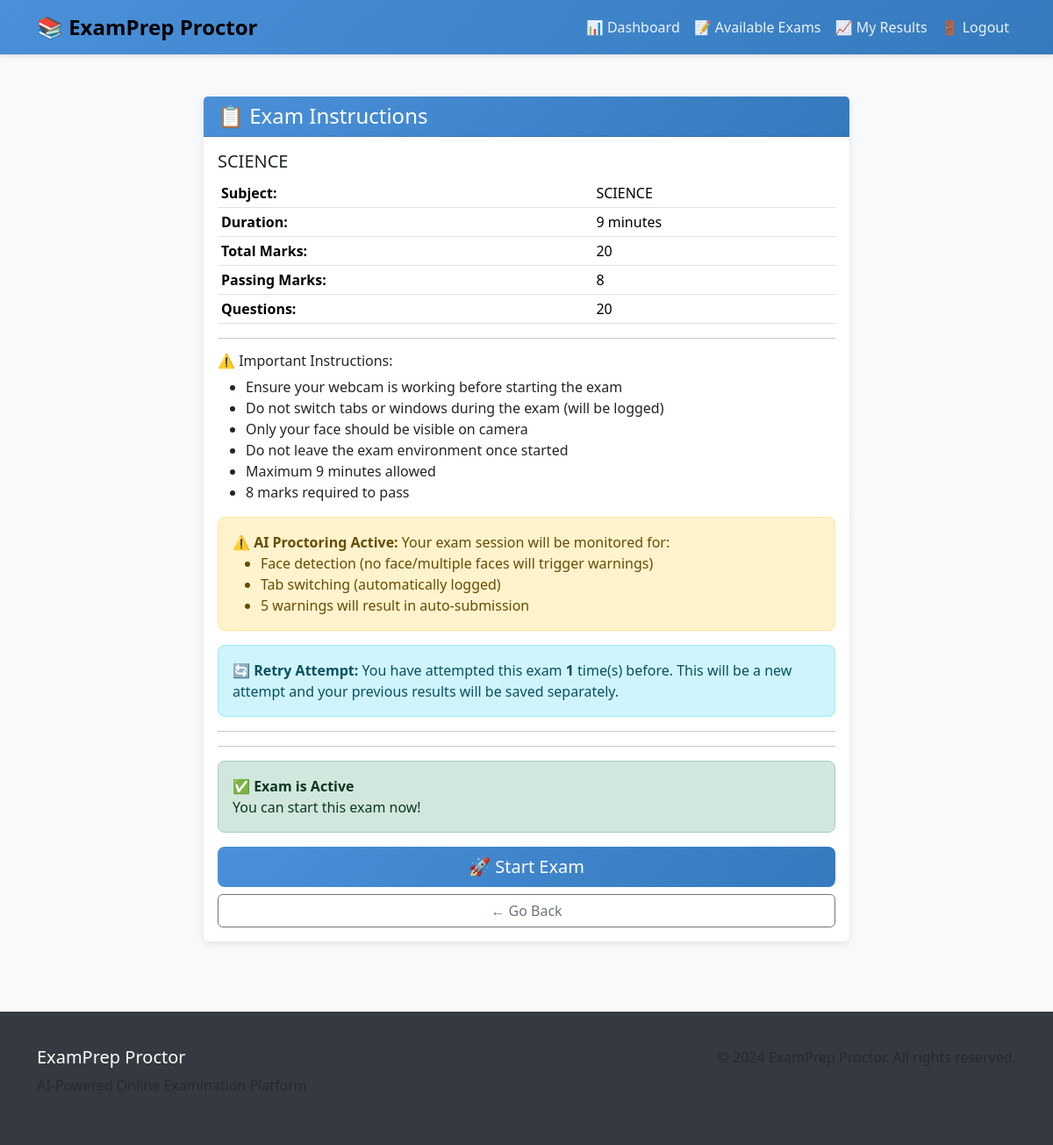
Page /exam/4/instructions/ (signed in) on the committed database.
### core/models.py (models this page shows, shortened)
class Exam(models.Model):
    STATUS_CHOICES = [
        ("draft", "Draft"),
        ("published", "Published"),
        ("archived", "Archived"),
    ]
    title = models.CharField(max_length=300)
    subject = models.ForeignKey(Subject, on_delete=models.CASCADE, related_name="exams")
    description = models.TextField(blank=True, null=True)
    duration = models.IntegerField(help_text="Duration in minutes")
    total_marks = models.IntegerField(default=100)
    passing_marks = models.IntegerField()
    start_time = models.DateTimeField()
    end_time = models.DateTimeField()
    instructions = models.TextField(
        blank=True, null=True, help_text="Exam instructions for students"
    )
    status = models.CharField(max_length=10, choices=STATUS_CHOICES, default="draft")
    is_practice_mode = models.BooleanField(
        default=False, help_text="If True, no proctoring and timer"
    )
    created_by = models.ForeignKey(
        User, on_delete=models.CASCADE, related_name="exams_created"
    )
    created_at = models.DateTimeField(auto_now_add=True)
    updated_at = models.DateTimeField(auto_now=True)
    class Meta:
        verbose_name = "Exam"
        verbose_name_plural = "Exams"
        ordering = ["-created_at"]
    def is_active(self):
        now = timezone.now()
        return self.status == "published" and self.start_time <= now <= self.end_time
    def question_count(self):
        return self.questions.count()

class Subject(models.Model):
    name = models.CharField(max_length=200, unique=True)
    description = models.TextField(blank=True, null=True)
    code = models.CharField(max_length=20, unique=True)
    created_by = models.ForeignKey(
        User, on_delete=models.CASCADE, related_name="subjects_created"
    )
    created_at = models.DateTimeField(auto_now_add=True)
    class Meta:
        verbose_name = "Subject"
        verbose_name_plural = "Subjects"
        ordering = ["code"]

### core/views.py (the view)
@login_required
def exam_instructions(request, exam_id):
    profile = get_user_profile(request.user)
    if profile.role != "student":
        messages.error(request, "Access denied.")
        return redirect("core:dashboard")
    exam = get_object_or_404(Exam, id=exam_id)
    if exam.status != "published":
        messages.error(request, "This exam is not yet published.")
        return redirect("core:student_dashboard")
    previous_attempts = StudentExamAttempt.objects.filter(
        student=request.user, exam=exam
    ).count()
    is_retry = previous_attempts > 0
    now = timezone.now()
    is_active = exam.is_active()
    is_not_started = exam.start_time > now
    is_expired = exam.end_time < now
    context = {
        "exam": exam,
        "is_active": is_active,
        "is_not_started": is_not_started,
        "is_expired": is_expired,
        "is_retry": is_retry,
        "previous_attempts": previous_attempts,
        "page_title": f"Instructions - {exam.title}",
    }
    return render(request, "core/exam_instructions.html", context)

### core/views.py (called while the page is built)
def get_user_profile(user):
    profile, created = UserProfile.objects.get_or_create(
        user=user,
        defaults={"role": "student", "phone": "", "institution": ""}
    )
    return profile

### core/templates/core/exam_instructions.html (shortened to what this page needs)
{% extends 'core/base.html' %}
{% block content %}
<div class="container mt-5">
    <div class="row justify-content-center">
        <div class="col-md-8">
            <div class="card">
                <div class="card-header">
                    <h4 class="mb-0">📋 Exam Instructions</h4>
                </div>
                <div class="card-body">
                    <h5>{{ exam.title }}</h5>
                    <table class="table table-sm">
                        <tr><td><strong>Subject:</strong></td><td>{{ exam.subject.name }}</td></tr>
                        <tr><td><strong>Duration:</strong></td><td>{{ exam.duration }} minutes</td></tr>
                        <tr><td><strong>Total Marks:</strong></td><td>{{ exam.total_marks }}</td></tr>
                        <tr><td><strong>Passing Marks:</strong></td><td>{{ exam.passing_marks }}</td></tr>
                        <tr><td><strong>Questions:</strong></td><td>{{ exam.question_count }}</td></tr>
                    </table>
                    <hr>
                    <h6>⚠️ Important Instructions:</h6>
                    <ul>
                        <li>Ensure your webcam is working before starting the exam</li>
                        <li>Do not switch tabs or windows during the exam (will be logged)</li>
                        <li>Only your face should be visible on camera</li>
                        <li>Do not leave the exam environment once started</li>
                        <li>Maximum {{ exam.duration }} minutes allowed</li>
                        <li>{{ exam.passing_marks }} marks required to pass</li>
                    </ul>
                    {% if not exam.is_practice_mode %}
                        <div class="alert alert-warning">
                            <strong>⚠️ AI Proctoring Active:</strong>
                            Your exam session will be monitored for:
                            <ul class="mb-0">
                                <li>Face detection (no face/multiple faces will trigger warnings)</li>
                                <li>Tab switching (automatically logged)</li>
                                <li>5 warnings will result in auto-submission</li>
                            </ul>
                        </div>
                    {% endif %}
                    {% if is_retry %}
                        <div class="alert alert-info">
                            <strong>🔄 Retry Attempt:</strong>
                            You have attempted this exam <strong>{{ previous_attempts }}</strong> time(s) before.
                            This will be a new attempt and your previous results will be saved separately.
                        </div>
                    {% endif %}
                    <hr>
                    <hr>
                    {% if is_not_started %}
                        <div class="alert alert-warning">
                            <strong>⏰ Exam Not Yet Started</strong><br>
                            This exam will be available from: <strong>{{ exam.start_time|date:"M d, Y H:i" }}</strong>
                        </div>
                    {% elif is_expired %}
                        <div class="alert alert-danger">
                            <strong>⏰ Exam Has Ended</strong><br>
                            This exam ended on: <strong>{{ exam.end_time|date:"M d, Y H:i" }}</strong>
                        </div>
                    {% elif is_active %}
                        <div class="alert alert-success">
                            <strong>✅ Exam is Active</strong><br>
                            You can start this exam now!
                        </div>
                    {% endif %}
                    <div class="d-grid gap-2">
                        {% if is_active %}
                            <button type="button" class="btn btn-primary btn-lg" onclick="startExam()">
                                🚀 Start Exam
                            </button>
                        {% else %}
                            <button type="button" class="btn btn-primary btn-lg" disabled>
                                🚀 Start Exam
                            </button>
                        {% endif %}
                        <a href="{% url 'core:student_dashboard' %}" class="btn btn-outline-secondary">
                            ← Go Back
                        </a>
                    </div>
                </div>
            </div>
        </div>
    </div>
</div>
{% endblock %}

### core/templates/core/base.html (style rules this page uses)
:root { --primary-color: #4a90d9; --secondary-color: #357abd; --success-color: #28a745; --danger-color: #dc3545; --warning-color: #ffc107; --dark-color: #343a40; --light-bg: #f8f9fa; }
body { font-family: 'Segoe UI', Tahoma, Geneva, Verdana, sans-serif; background-color: var(--light-bg); }
.card { border: none; box-shadow: 0 2px 8px rgba(0,0,0,0.1); margin-bottom: 20px; }
.card-header { background: linear-gradient(135deg, var(--primary-color), var(--secondary-color)); color: white; font-weight: 600; }
.btn-primary { background: linear-gradient(135deg, var(--primary-color), var(--secondary-color)); border: none; }
.alert { border-radius: 8px; }

### rows in the picture
Exam: title "SCIENCE", subject.name "SCIENCE", duration "9", total_marks "20", passing_marks "8", question_count "20"

### other values in the picture
{{ previous_attempts }} "1"
